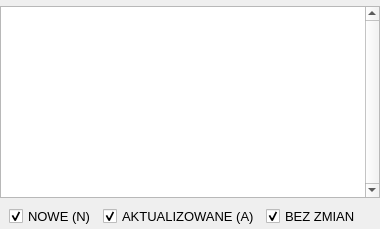
    <widget class="QFrame" name="frm_zloza">
     <property name="sizePolicy">
      <sizepolicy hsizetype="Fixed" vsizetype="Expanding">
       <horstretch>0</horstretch>
       <verstretch>0</verstretch>
      </sizepolicy>
     </property>
     <property name="minimumSize">
      <size>
       <width>380</width>
       <height>0</height>
      </size>
     </property>
     <property name="maximumSize">
      <size>
       <width>380</width>
       <height>16777215</height>
      </size>
     </property>
     <property name="baseSize">
      <size>
       <width>380</width>
       <height>0</height>
      </size>
     </property>
     <property name="frameShape">
      <enum>QFrame::NoFrame</enum>
     </property>
     <property name="frameShadow">
      <enum>QFrame::Plain</enum>
     </property>
     <layout class="QVBoxLayout" name="verticalLayout">
      <property name="spacing">
       <number>6</number>
      </property>
      <property name="leftMargin">
       <number>0</number>
      </property>
      <property name="topMargin">
       <number>0</number>
      </property>
      <property name="rightMargin">
       <number>0</number>
      </property>
      <property name="bottomMargin">
       <number>0</number>
      </property>
      <item>
       <widget class="QFrame" name="frm_search">
        <property name="frameShape">
         <enum>QFrame::NoFrame</enum>
        </property>
        <property name="frameShadow">
         <enum>QFrame::Raised</enum>
        </property>
        <layout class="QHBoxLayout" name="horizontalLayout_5">
         <property name="leftMargin">
          <number>0</number>
         </property>
         <property name="topMargin">
          <number>0</number>
         </property>
         <property name="rightMargin">
          <number>0</number>
         </property>
         <property name="bottomMargin">
          <number>0</number>
         </property>
        </layout>
       </widget>
      </item>
      <item>
       <widget class="QTableView" name="tv_zloza">
        <property name="focusPolicy">
         <enum>Qt::NoFocus</enum>
        </property>
        <property name="styleSheet">
         <string notr="true">QTableView::item
{
	padding: 10px;
}</string>
        </property>
        <property name="verticalScrollBarPolicy">
         <enum>Qt::ScrollBarAlwaysOn</enum>
        </property>
        <property name="horizontalScrollBarPolicy">
         <enum>Qt::ScrollBarAlwaysOff</enum>
        </property>
        <property name="dragEnabled">
         <bool>false</bool>
        </property>
        <property name="alternatingRowColors">
         <bool>false</bool>
        </property>
        <property name="selectionMode">
         <enum>QAbstractItemView::SingleSelection</enum>
        </property>
        <property name="selectionBehavior">
         <enum>QAbstractItemView::SelectRows</enum>
        </property>
        <property name="showGrid">
         <bool>false</bool>
        </property>
        <property name="gridStyle">
         <enum>Qt::SolidLine</enum>
        </property>
        <property name="sortingEnabled">
         <bool>true</bool>
        </property>
        <property name="cornerButtonEnabled">
         <bool>false</bool>
        </property>
        <attribute name="horizontalHeaderMinimumSectionSize">
         <number>2</number>
        </attribute>
        <attribute name="horizontalHeaderHighlightSections">
         <bool>false</bool>
        </attribute>
        <attribute name="verticalHeaderVisible">
         <bool>false</bool>
        </attribute>
        <attribute name="verticalHeaderHighlightSections">
         <bool>false</bool>
        </attribute>
       </widget>
      </item>
      <item>
       <widget class="QFrame" name="frm_filter">
        <property name="frameShape">
         <enum>QFrame::NoFrame</enum>
        </property>
        <property name="frameShadow">
         <enum>QFrame::Raised</enum>
        </property>
        <layout class="QHBoxLayout" name="horizontalLayout_19">
         <property name="leftMargin">
          <number>9</number>
         </property>
         <property name="topMargin">
          <number>2</number>
         </property>
         <property name="rightMargin">
          <number>0</number>
         </property>
         <property name="bottomMargin">
          <number>2</number>
         </property>
         <item>
          <widget class="QCheckBox" name="chk_n">
           <property name="sizePolicy">
            <sizepolicy hsizetype="Expanding" vsizetype="Fixed">
             <horstretch>0</horstretch>
             <verstretch>0</verstretch>
            </sizepolicy>
           </property>
           <property name="font">
            <font>
             <pointsize>10</pointsize>
            </font>
           </property>
           <property name="text">
            <string>NOWE (N)</string>
           </property>
           <property name="checked">
            <bool>true</bool>
           </property>
          </widget>
         </item>
         <item>
          <widget class="QCheckBox" name="chk_a">
           <property name="sizePolicy">
            <sizepolicy hsizetype="Expanding" vsizetype="Fixed">
             <horstretch>0</horstretch>
             <verstretch>0</verstretch>
            </sizepolicy>
           </property>
           <property name="font">
            <font>
             <pointsize>10</pointsize>
            </font>
           </property>
           <property name="text">
            <string>AKTUALIZOWANE (A)</string>
           </property>
           <property name="checked">
            <bool>true</bool>
           </property>
          </widget>
         </item>
         <item>
          <widget class="QCheckBox" name="chk_s">
           <property name="sizePolicy">
            <sizepolicy hsizetype="Expanding" vsizetype="Fixed">
             <horstretch>0</horstretch>
             <verstretch>0</verstretch>
            </sizepolicy>
           </property>
           <property name="font">
            <font>
             <pointsize>10</pointsize>
            </font>
           </property>
           <property name="text">
            <string>BEZ ZMIAN</string>
           </property>
           <property name="checked">
            <bool>true</bool>
           </property>
          </widget>
         </item>
         <item>
          <spacer name="horizontalSpacer_9">
           <property name="orientation">
            <enum>Qt::Horizontal</enum>
           </property>
           <property name="sizeHint" stdset="0">
            <size>
             <width>40</width>
             <height>20</height>
            </size>
           </property>
          </spacer>
         </item>
        </layout>
       </widget>
      </item>
     </layout>
    </widget>
